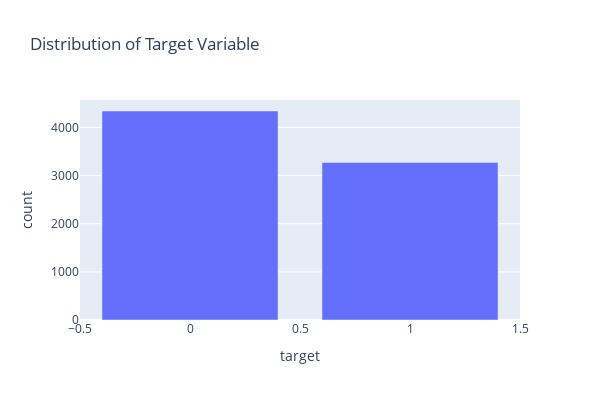

The cell this chart's notebook holds for it:
### Markdown cell above
### 3. Target variable

### Code cell
# the classes are not perfectly balanced, but the imbalance is not extreme
target_distribution = show_target_distribution(df, 'target')
target_distribution

### Figure 1 — Plotly figure (JSON) as saved in the notebook; plotly's stock layout.template omitted (floating-point values rounded to 4 significant figures)
{"data": [{"alignmentgroup": "True", "hovertemplate": "target=%{x}<br>count=%{y}<extra></extra>", "legendgroup": "", "marker": {"color": "#636efa", "pattern": {"shape": ""}}, "name": "", "offsetgroup": "", "orientation": "v", "showlegend": false, "textposition": "auto", "type": "bar", "x": [0, 1], "xaxis": "x", "y": [4342, 3271], "yaxis": "y"}], "layout": {"barmode": "relative", "height": 400, "legend": {"tracegroupgap": 0}, "title": {"text": "Distribution of Target Variable"}, "width": 600, "xaxis": {"anchor": "y", "domain": [0, 1], "title": {"text": "target"}}, "yaxis": {"anchor": "x", "domain": [0, 1], "title": {"text": "count"}}}}
